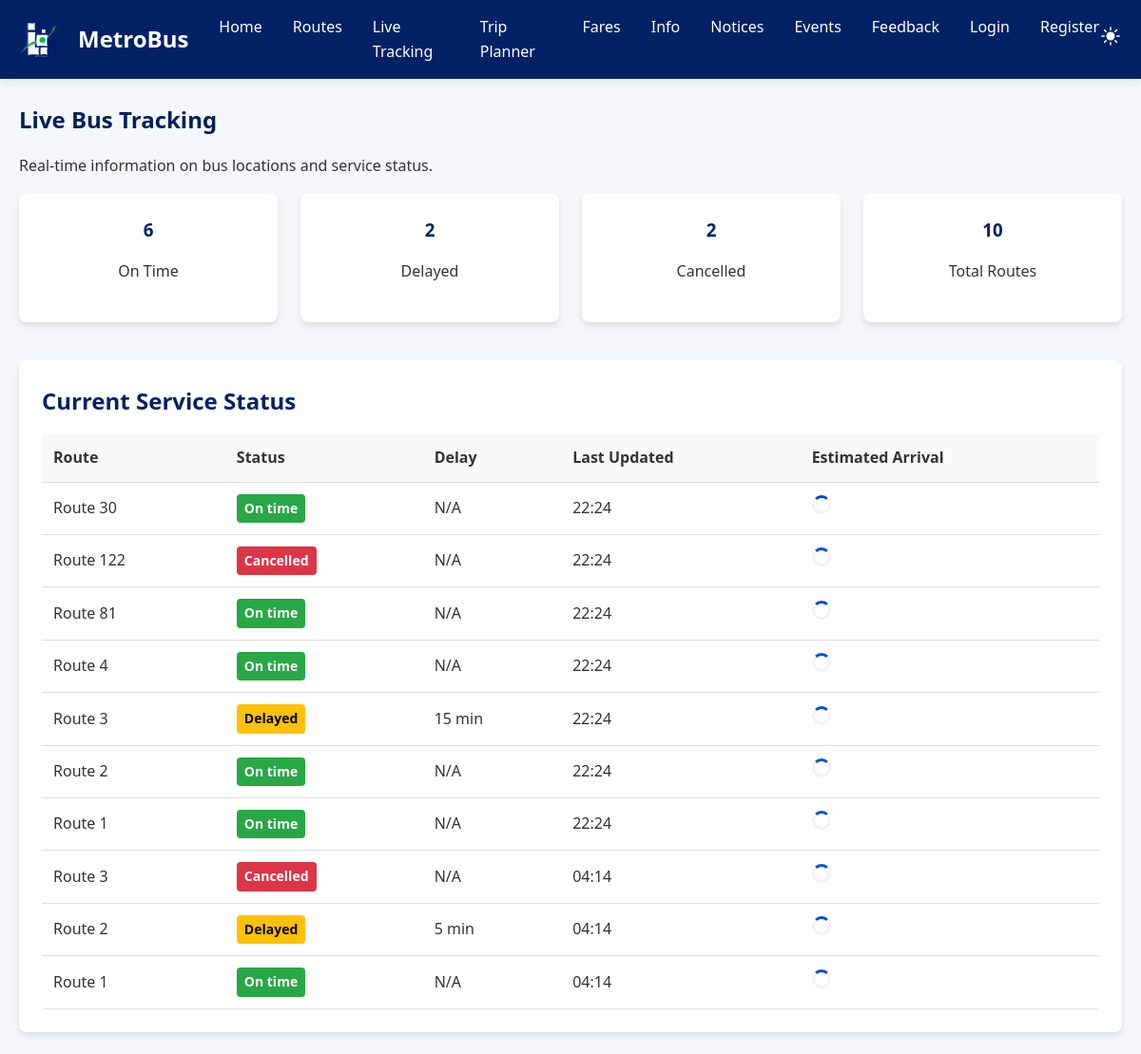
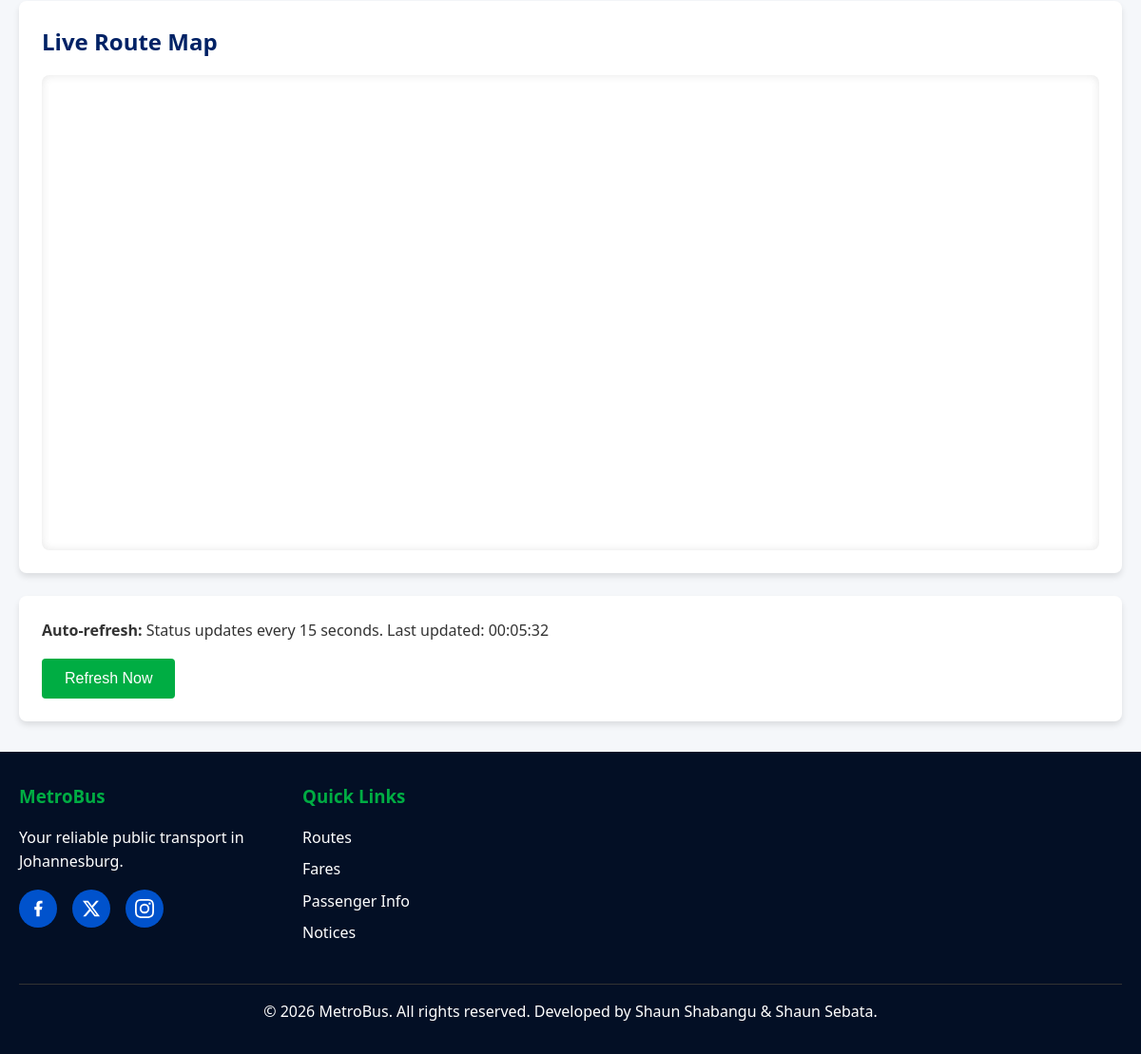
Screenshot of /live_tracking.php with the database file from the repository (2 pictures, top to bottom).
### tables this page shows
CREATE TABLE `live_status` (
  `id` int(11) NOT NULL,
  `route_id` int(11) NOT NULL,
  `status` enum('on_time','delayed','cancelled') DEFAULT 'on_time',
  `delay_minutes` int(11) DEFAULT 0,
  `updated_at` timestamp NOT NULL DEFAULT current_timestamp() ON UPDATE current_timestamp()
);

CREATE TABLE `routes` (
  `id` int(11) NOT NULL,
  `route_name` varchar(255) NOT NULL,
  `start_point` varchar(255) NOT NULL,
  `end_point` varchar(255) NOT NULL,
  `status` enum('active','inactive') DEFAULT 'active'
);

### live_tracking.php (the view, shortened to what this page needs)
<?php
require_once 'includes/header.php';
require_once 'includes/db.php';
$stmt = $pdo->query("SELECT ls.*, r.route_name FROM live_status ls JOIN routes r ON ls.route_id = r.id ORDER BY ls.updated_at DESC");
$liveStatuses = $stmt->fetchAll();
?>
<main>
<section class="container mt-3">
<h1>Live Bus Tracking</h1>
<p>Real-time information on bus locations and service status.</p>
<div class="grid grid-4 mb-3">
<div class="card text-center">
<h3><?php echo count(array_filter($liveStatuses, fn($s) => $s['status'] === 'on_time')); ?></h3>
<p>On Time</p>
</div>
<div class="card text-center">
<h3><?php echo count(array_filter($liveStatuses, fn($s) => $s['status'] === 'delayed')); ?></h3>
<p>Delayed</p>
</div>
<div class="card text-center">
<h3><?php echo count(array_filter($liveStatuses, fn($s) => $s['status'] === 'cancelled')); ?></h3>
<p>Cancelled</p>
</div>
<div class="card text-center">
<h3><?php echo count($liveStatuses); ?></h3>
<p>Total Routes</p>
</div>
</div>
<div class="card">
<h2>Current Service Status</h2>
<div id="status-container" class="table-responsive">
<table id="status-table">
<thead>
<tr>
<th>Route</th>
<th>Status</th>
<th>Delay</th>
<th>Last Updated</th>
<th>Estimated Arrival</th>
</tr>
</thead>
<tbody>
<?php foreach ($liveStatuses as $status): ?>
<tr>
<td><?php echo htmlspecialchars($status['route_name']); ?></td>
<td>
<span class="status-badge status-<?php echo $status['status']; ?>">
<?php echo ucfirst(str_replace('_', ' ', $status['status'])); ?>
</span>
</td>
<td><?php echo $status['delay_minutes'] ? $status['delay_minutes'] . ' min' : 'N/A'; ?></td>
<td><?php echo date('H:i', strtotime($status['updated_at'])); ?></td>
<td id="arrival-<?php echo $status['id']; ?>">
<span class="loading"></span>
</td>
</tr>
<?php endforeach; ?>
</tbody>
</table>
</div>
</div>
<div class="card mt-3">
<h2>Live Route Map</h2>
<div id="live-map" style="height: 500px; border-radius: 8px; overflow: hidden; box-shadow: inset 0 0 10px rgba(0,0,0,0.1);">
<iframe src="https://www.google.com/maps/embed?pb=!1m18!1m12!1m3!1d114584.72622765039!2d27.948039304928254!3d-26.204102800000004!2m3!1f0!2f0!3f0!3m2!1i1024!2i768!4f13.1!3m3!1m2!1s0x1e950c68f0406a51%3A0x238ac9d9b1d34041!2sJohannesburg!5e0!3m2!1sen!2sza!4v1715420000000!5m2!1sen!2sza" width="100%" height="100%" style="border:0;" allowfullscreen="" loading="lazy"></iframe>
</div>
</div>
<div class="card mt-3">
<p><strong>Auto-refresh:</strong> Status updates every 15 seconds. Last updated: <span id="last-update"><?php echo date('H:i:s'); ?></span></p>
<button id="manual-refresh" class="btn btn-secondary">Refresh Now</button>
</div>
</section>
</main>
<?php require_once 'includes/footer.php'; ?>

### assets/css/style.css (style rules this page uses)
* { margin: 0; padding: 0; box-sizing: border-box; }
body { font-family: 'Segoe UI', Tahoma, Geneva, Verdana, sans-serif; line-height: 1.6; color: #333; background-color: #F5F7FA; transition: background-color 0.3s, color 0.3s; }
.container { max-width: 1200px; margin: 0 auto; padding: 0 20px; }
main { min-height: calc(100vh - 200px); }
.card { background: white; border-radius: 8px; box-shadow: 0 4px 6px rgba(0, 0, 0, 0.1); padding: 1.5rem; margin-bottom: 1rem; transition: transform 0.3s, box-shadow 0.3s; display: flex; flex-direction: column; }
.card > .btn { margin-top: auto; align-self: flex-start; }
.btn { display: inline-block; padding: 0.75rem 1.5rem; background-color: #002265; color: white; text-decoration: none; border-radius: 4px; border: none; cursor: pointer; transition: background-color 0.3s; font-size: 1rem; }
.btn-secondary { background-color: #00AD43; color: white; }
.status-badge { display: inline-block; padding: 0.25rem 0.5rem; border-radius: 4px; font-size: 0.875rem; font-weight: bold; }
.status-delayed { background-color: #ffc107; color: black; }
.status-cancelled { background-color: #dc3545; color: white; }
.loading { display: inline-block; width: 20px; height: 20px; border: 3px solid #f3f3f3; border-top: 3px solid #0052CC; border-radius: 50%; animation: spin 1s linear infinite; }
.grid { display: grid; gap: 1.5rem; }
.grid-4 { grid-template-columns: repeat(auto-fit, minmax(200px, 1fr)); }
h1, h2, h3, h4, h5, h6 { margin-bottom: 1rem; color: #00205B; }
p { margin-bottom: 1rem; }
.text-center { text-align: center; }
.mb-3 { margin-bottom: 1.5rem; }
.mt-3 { margin-top: 1.5rem; }
.card h1, .card h2, .card h3, .card h4 { color: #002265 !important; }

### assets/css/responsive.css (style rules this page uses)
@media (min-width: 769px) { .grid-4 { grid-template-columns: repeat(4, 1fr); } }
@media (min-width: 1200px) { .container { max-width: 1400px; } }
.table-responsive { width: 100%; overflow-x: auto; -webkit-overflow-scrolling: touch; border-radius: 4px; }
.table-responsive table { width: 100%; min-width: 500px; border-collapse: collapse; }

### live_tracking.php (style rules this page uses)
.table-responsive { width: 100%; overflow-x: auto; -webkit-overflow-scrolling: touch; }
.table-responsive table { min-width: 600px; }
#status-table { width: 100%; border-collapse: collapse; }
#status-table th, #status-table td { padding: 0.75rem; text-align: left; border-bottom: 1px solid #ddd; }
#status-table th { background-color: #f8f9fa; font-weight: bold; }
.status-on_time { background-color: #28a745; color: white; }
.status-delayed { background-color: #ffc107; color: black; }
.status-cancelled { background-color: #dc3545; color: white; }

### rows the page displays
live_status: route.route_name "Route 30", status "On time", delay_minutes "N/A", updated_at "22:24"
live_status: route.route_name "Route 122", status "Cancelled", shows "N/A", updated_at "22:24"
live_status: route.route_name "Route 81", status "On time", delay_minutes "N/A", updated_at "22:24"
live_status: route.route_name "Route 4", status "On time", delay_minutes "N/A", updated_at "22:24"
live_status: route.route_name "Route 3", status "Delayed", delay_minutes "15", updated_at "22:24"
live_status: route.route_name "Route 2", status "On time", delay_minutes "N/A", updated_at "22:24"
live_status: route.route_name "Route 1", status "On time", delay_minutes "N/A", updated_at "22:24"
live_status: route.route_name "Route 3", status "Cancelled", delay_minutes "N/A", updated_at "04:14"
live_status: route.route_name "Route 2", status "Delayed", delay_minutes "5", updated_at "04:14"
live_status: route.route_name "Route 1", status "On time", delay_minutes "N/A", updated_at "04:14"

### other values shown
count($liveStatuses) "10"
